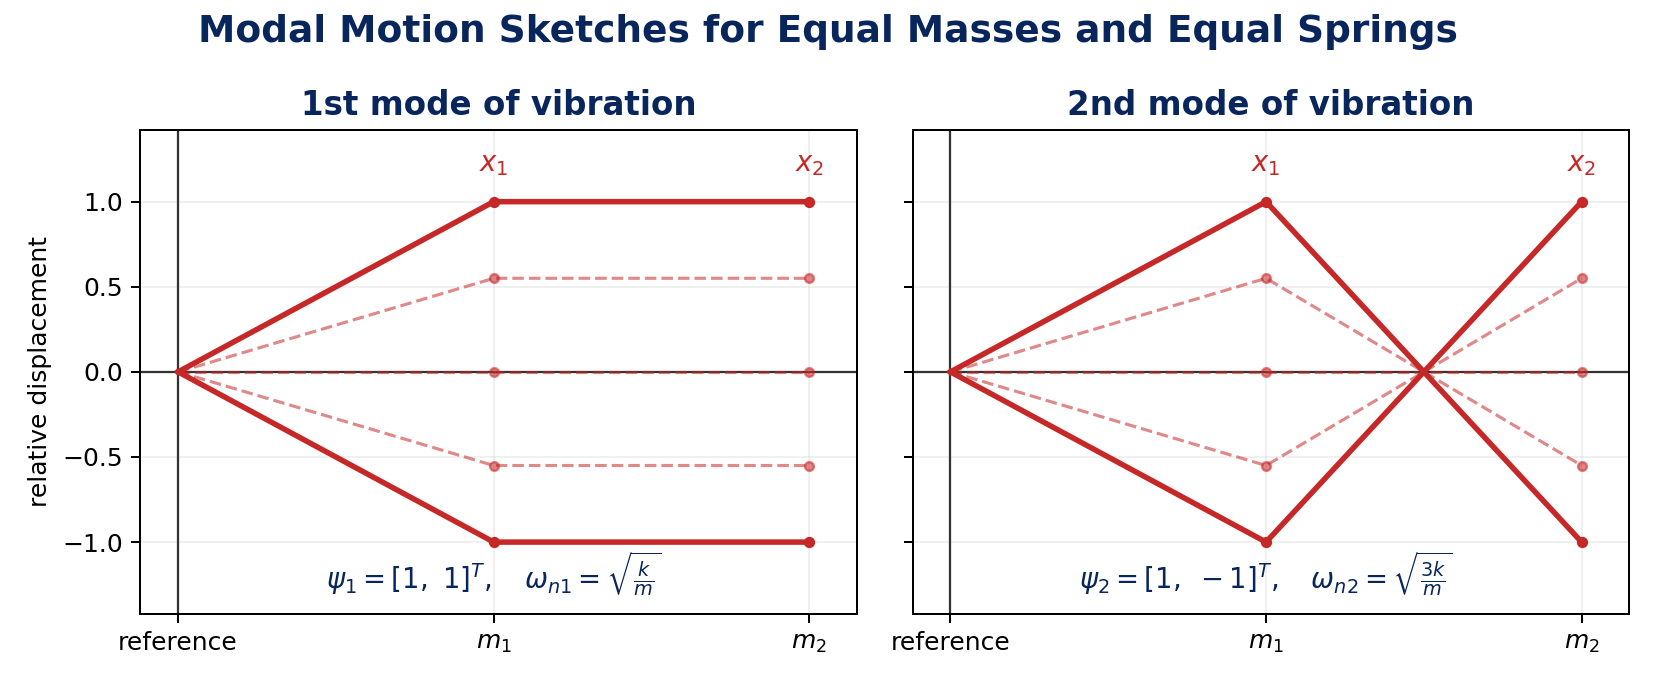

Here is the Python script that generated this plot:
#!/usr/bin/env python3
"""Figure: modal motion sketches of the equal 2-DOF example."""

from __future__ import annotations

from plot_helpers import NAVY, OUT, RED, configure_matplotlib_cache


configure_matplotlib_cache()
import matplotlib.pyplot as plt


fig, axes = plt.subplots(1, 2, figsize=(9.2, 3.8), sharey=True)
xpos = [0.0, 1.0, 2.0]
snapshots = [-1.0, -0.55, 0.0, 0.55, 1.0]
modes = [
    ([1.0, 1.0], "1st mode of vibration", r"$\psi_1=[1,\ 1]^T,\quad \omega_{n1}=\sqrt{\frac{k}{m}}$"),
    ([1.0, -1.0], "2nd mode of vibration", r"$\psi_2=[1,\ -1]^T,\quad \omega_{n2}=\sqrt{\frac{3k}{m}}$"),
]

for ax, (shape, title, equation) in zip(axes, modes):
    ax.axhline(0, color="#333333", linewidth=0.9)
    ax.axvline(0, color="#333333", linewidth=0.9)

    for amp in snapshots:
        yvals = [0.0, amp * shape[0], amp * shape[1]]
        style = "-" if abs(amp) == 1.0 else "--"
        width = 2.2 if abs(amp) == 1.0 else 1.25
        alpha = 1.0 if abs(amp) == 1.0 else 0.55
        ax.plot(xpos, yvals, color=RED, linestyle=style, linewidth=width, alpha=alpha)
        ax.plot([1, 2], [yvals[1], yvals[2]], "o", color=RED, markersize=3.5, alpha=alpha)

    ax.text(1, 1.18, r"$x_1$", ha="center", color=RED, fontsize=11)
    ax.text(2, 1.18, r"$x_2$", ha="center", color=RED, fontsize=11)
    ax.text(1.0, -1.28, equation, ha="center", color=NAVY, fontsize=11)
    ax.set_title(title, color=NAVY, fontweight="bold", fontsize=13)
    ax.set_xlim(-0.12, 2.15)
    ax.set_ylim(-1.42, 1.42)
    ax.set_xticks([0, 1, 2])
    ax.set_xticklabels(["reference", r"$m_1$", r"$m_2$"])
    ax.grid(True, alpha=0.18)

axes[0].set_ylabel("relative displacement")
fig.suptitle("Modal Motion Sketches for Equal Masses and Equal Springs", color=NAVY, fontweight="bold", fontsize=15)
fig.tight_layout()
fig.savefig(OUT / "lecture6_2dof_modes.png", dpi=180)
plt.close(fig)
